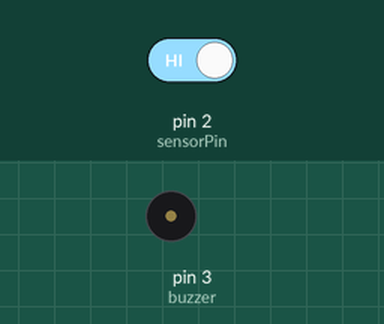
Recording of a sketch running on a simulated Arduino Uno, built with avr-gcc and run on an emulated ATmega328P. Parts: buzzer (waves = sounding, pin HIGH). The inputs (shaded band) are chosen by the test bench; at power-on: pin 2 (sensorPin) HIGH.

Above: at 1.2 s.
1.3 s: pin 2 (sensorPin) driven LOW
At 2.0 s:
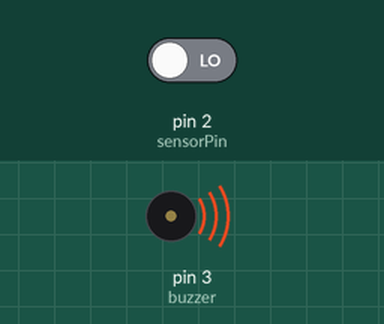
2.8 s: pin 2 (sensorPin) driven HIGH
At 3.1 s:
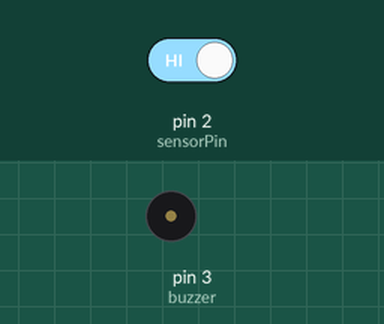
Timing chart, 0 to 5.8 s (numbered marks = the images above; inputs shaded):
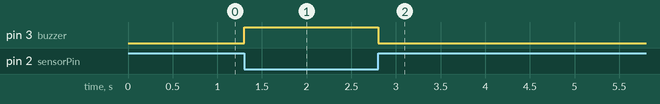

Measured:
- after the input at 1.3 s, pin 3 (buzzer): LOW → HIGH at once
- after the input at 2.8 s, pin 3 (buzzer): HIGH → LOW at once

The sketch:

digital_IR_.ino
```cpp
int buzzer = 3;
int sensorPin = 2;
int sensorValue = 0;

void setup() {
pinMode(buzzer,OUTPUT);
}

void loop() {
sensorValue = digitalRead(sensorPin);

if (sensorValue == 0){
  digitalWrite(buzzer,HIGH);
}

else {
  digitalWrite(buzzer,LOW);
}

delay(100);
}
```
